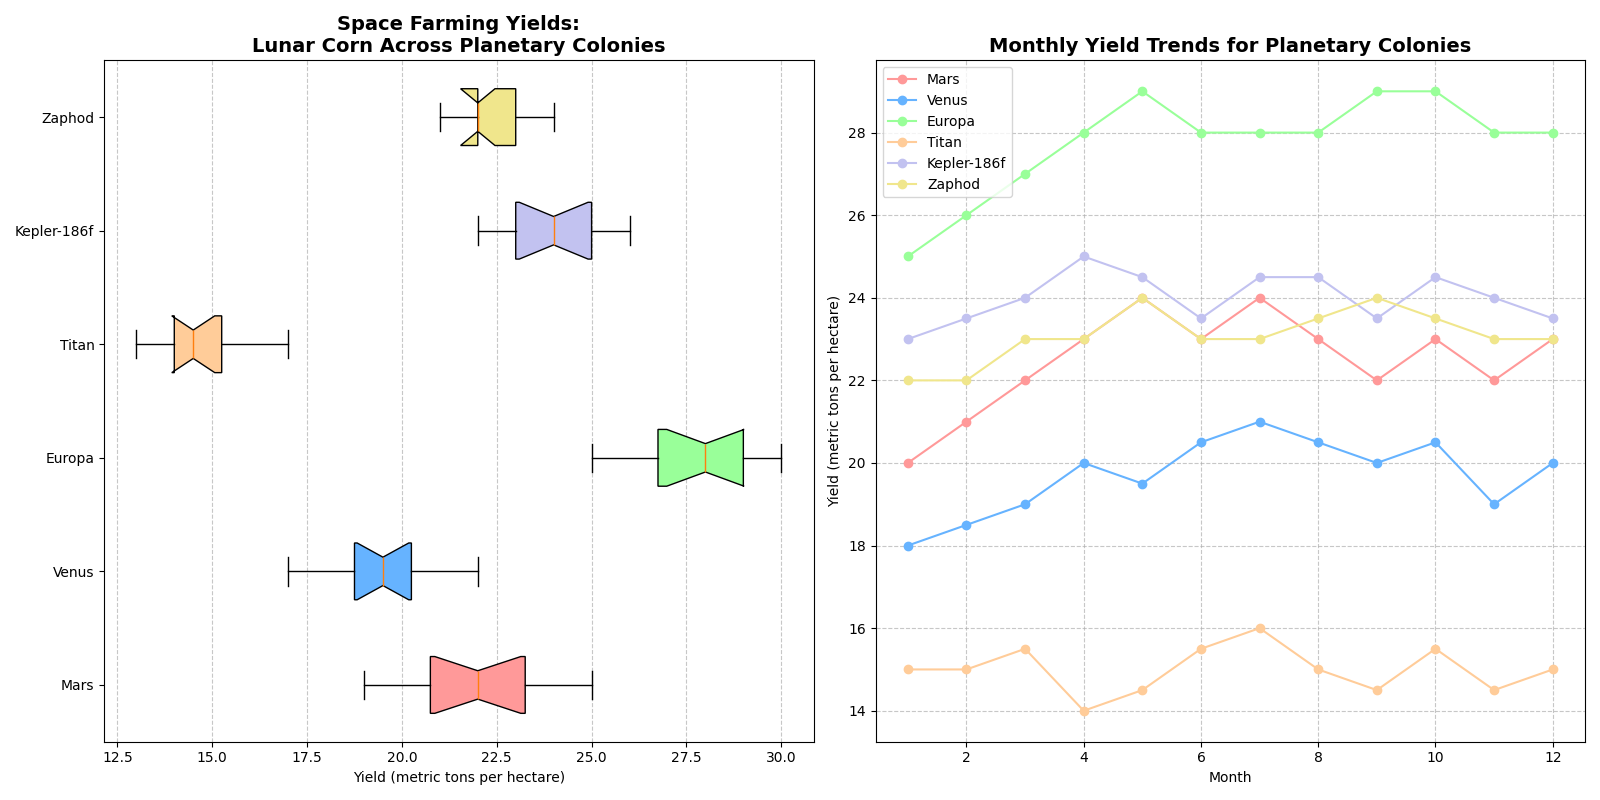

The Python source for this figure:
import matplotlib.pyplot as plt
import numpy as np

mars_yields = [20, 23, 21, 19, 25, 22, 24, 23, 20, 22, 21, 24]
venus_yields = [18, 19, 17, 20, 19, 21, 22, 20, 19, 21, 18, 20]
europa_yields = [25, 28, 26, 30, 29, 27, 26, 28, 30, 27, 28, 29]
titan_yields = [15, 14, 16, 13, 14, 15, 17, 13, 14, 16, 15, 14]
kepler_yields = [23, 24, 25, 26, 23, 22, 24, 25, 23, 25, 24, 23]
zaphod_yields = [22, 21, 23, 22, 24, 22, 21, 23, 24, 23, 22, 22]

months = np.arange(1, 13)
mars_trend = np.array([20, 21, 22, 23, 24, 23, 24, 23, 22, 23, 22, 23])
venus_trend = np.array([18, 18.5, 19, 20, 19.5, 20.5, 21, 20.5, 20, 20.5, 19, 20])
europa_trend = np.array([25, 26, 27, 28, 29, 28, 28, 28, 29, 29, 28, 28])
titan_trend = np.array([15, 15, 15.5, 14, 14.5, 15.5, 16, 15, 14.5, 15.5, 14.5, 15])
kepler_trend = np.array([23, 23.5, 24, 25, 24.5, 23.5, 24.5, 24.5, 23.5, 24.5, 24, 23.5])
zaphod_trend = np.array([22, 22, 23, 23, 24, 23, 23, 23.5, 24, 23.5, 23, 23])

fig, axes = plt.subplots(1, 2, figsize=(16, 8))

# Updated to a horizontal box plot
all_yields = [mars_yields, venus_yields, europa_yields, titan_yields, kepler_yields, zaphod_yields]
colony_names = ['Mars', 'Venus', 'Europa', 'Titan', 'Kepler-186f', 'Zaphod']
box = axes[0].boxplot(all_yields, vert=False, patch_artist=True, labels=colony_names, notch=True, whis=1.5)
colors = ['#FF9999', '#66B3FF', '#99FF99', '#FFCC99', '#C2C2F0', '#F0E68C']
for patch, color in zip(box['boxes'], colors):
    patch.set_facecolor(color)
axes[0].set_title("Space Farming Yields:\nLunar Corn Across Planetary Colonies", fontsize=14, fontweight='bold')
axes[0].set_xlabel("Yield (metric tons per hectare)")
axes[0].grid(axis='x', linestyle='--', alpha=0.7)

axes[1].plot(months, mars_trend, label='Mars', color='#FF9999', marker='o')
axes[1].plot(months, venus_trend, label='Venus', color='#66B3FF', marker='o')
axes[1].plot(months, europa_trend, label='Europa', color='#99FF99', marker='o')
axes[1].plot(months, titan_trend, label='Titan', color='#FFCC99', marker='o')
axes[1].plot(months, kepler_trend, label='Kepler-186f', color='#C2C2F0', marker='o')
axes[1].plot(months, zaphod_trend, label='Zaphod', color='#F0E68C', marker='o')
axes[1].set_title("Monthly Yield Trends for Planetary Colonies", fontsize=14, fontweight='bold')
axes[1].set_xlabel("Month")
axes[1].set_ylabel("Yield (metric tons per hectare)")
axes[1].legend(loc='upper left', fontsize=10)
axes[1].grid(True, linestyle='--', alpha=0.7)

plt.tight_layout()
plt.show()
